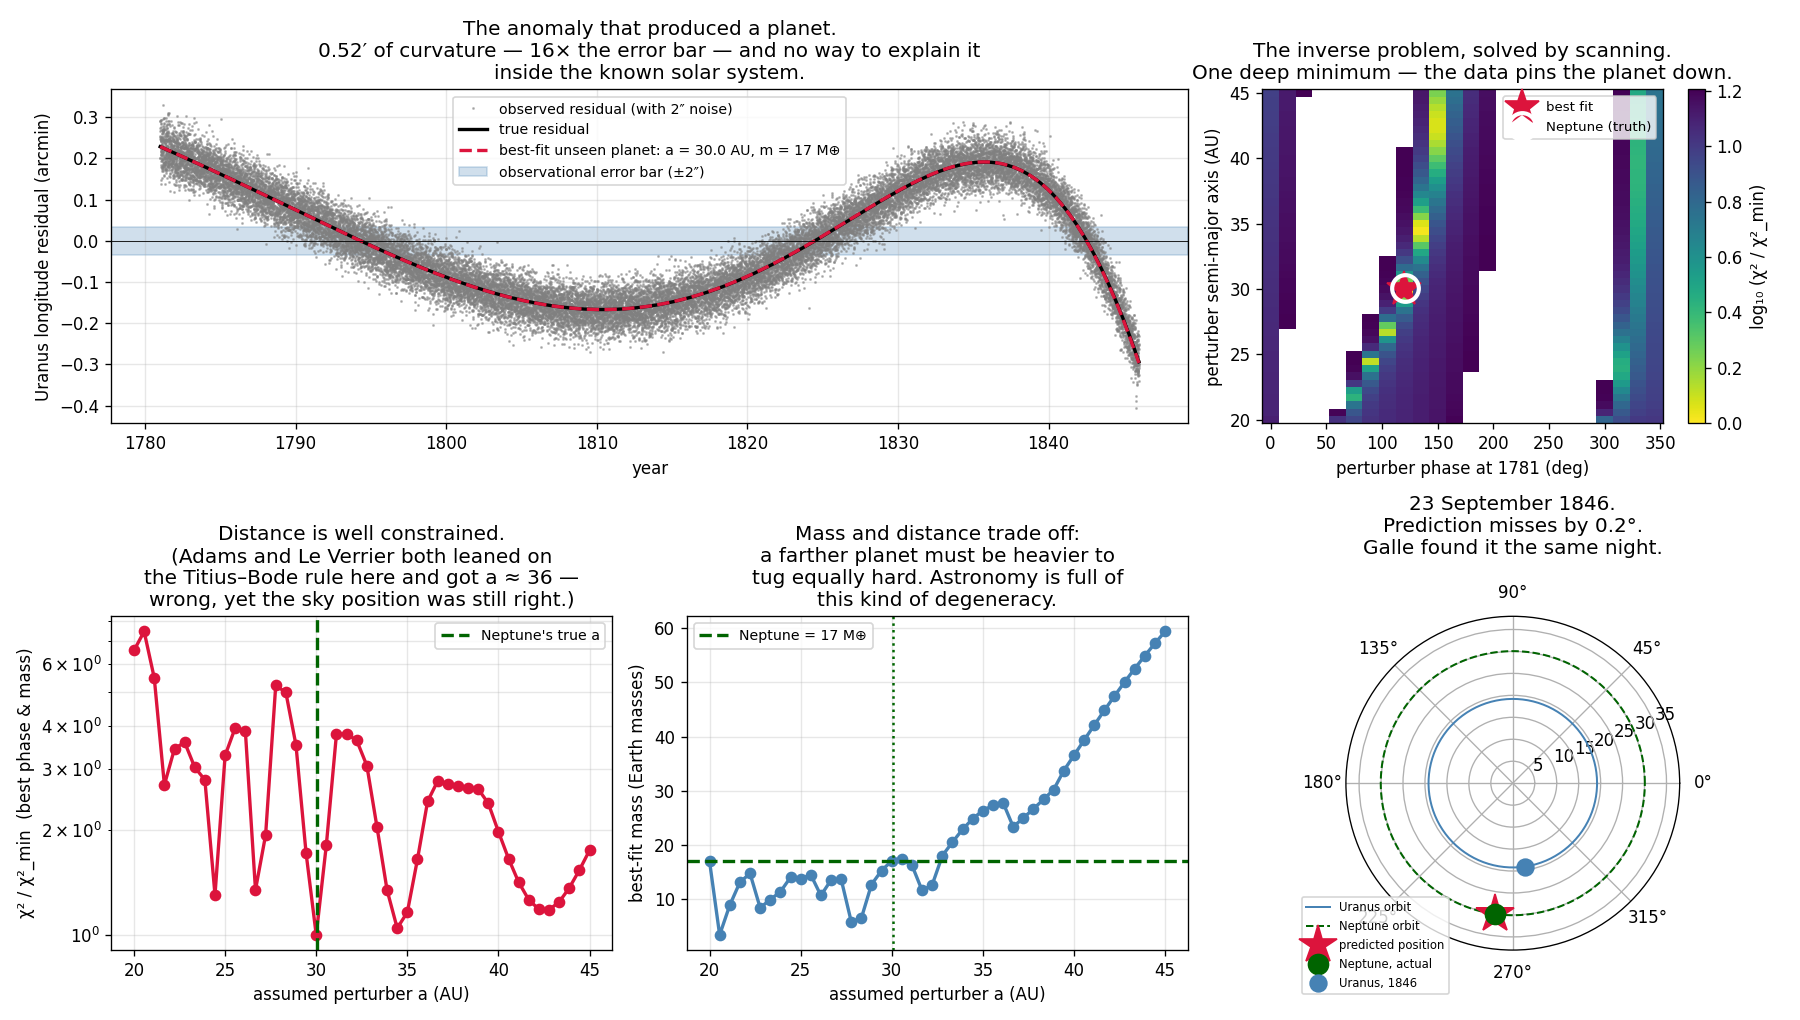

This chart was generated by the following Python code:
"""Neptune: a planet discovered with a pen, and Newton's theory at its zenith.

Uranus was found by accident (Herschel, 1781). Within 40 years it was misbehaving:
Bouvard's 1821 tables could not fit both the old pre-discovery sightings and the
new ones. By 1845 the error had reached 2 arcminutes — small, but 100× the
observational precision, and growing.

Two people independently drew the same conclusion: there is another planet out
there. Le Verrier in Paris and Adams in Cambridge each solved the inverse problem —
given the residuals, where must the perturber be? On 23 September 1846 Galle
pointed the Berlin telescope where Le Verrier's letter said, and found Neptune
within 1° on the first night.

This is the most spectacular prediction in the history of science, and it is what
makes the failure in mercury_residual_43.py so devastating: the SAME method,
applied to Mercury by the SAME man (Le Verrier, 1859), predicted a planet
"Vulcan" that does not exist. Newton's theory passed its greatest test and failed
its next one, and the difference between those two outcomes is general relativity.

    phenomenon:   Uranus drifts off its predicted longitude. Against the full
                  historical baseline (including pre-discovery sightings back to
                  1690, when Flamsteed catalogued it as a star) the residual
                  reached ~2′; over the 1781–1846 window simulated here the
                  detrended curvature alone is ~0.5′ — still 16× the error bar
    simulation:   integrate Uranus under Sun + an unseen outer perturber
    dissection:   the inverse problem — scan (a, phase) for the perturber, with
                  the mass solved by least squares at each point
    formula:      the residual is linear in the perturber's mass for small masses,
                  so the search factorizes into a 2-D scan and a 1-D linear solve.
"""
from pathlib import Path

import matplotlib.pyplot as plt
import numpy as np
import torch

GM_SUN = 4 * np.pi**2                 # AU³/yr²
A_URANUS, T_URANUS = 19.189165, 84.0148
A_NEP_TRUE, M_NEP_TRUE = 30.069923, 5.1503e-5      # AU, in solar masses
PHASE_NEP_TRUE = 2.10                              # rad, Neptune's longitude at t = 0

T_SPAN, N_STEPS = 65.0, 30000        # 1781 (Herschel) → 1846 (Galle)
M_REF = 5.0e-5                       # reference perturber mass for the linear response


def integrate_uranus(a_pert, phase_pert, m_pert):
    """Uranus under Sun + a perturber on a prescribed circular orbit.

    All candidate perturbers are integrated simultaneously as a batch, so the whole
    search costs one pass. Velocity-Verlet keeps the energy honest over 65 years.
    """
    a_pert = torch.as_tensor(a_pert, dtype=torch.float64).flatten()
    phase_pert = torch.as_tensor(phase_pert, dtype=torch.float64).flatten()
    m_pert = torch.as_tensor(m_pert, dtype=torch.float64).flatten()
    B = len(a_pert)
    T_pert = a_pert ** 1.5                            # Kepler III fixes the period
    dt = T_SPAN / N_STEPS

    pos = torch.zeros(B, 2, dtype=torch.float64)
    vel = torch.zeros(B, 2, dtype=torch.float64)
    pos[:, 0] = A_URANUS
    vel[:, 1] = np.sqrt(GM_SUN / A_URANUS)            # circular start, good enough

    def accel(p, t):
        r = torch.linalg.norm(p, dim=1, keepdim=True)
        a_sun = -GM_SUN * p / r**3
        ang = 2 * np.pi * t / T_pert + phase_pert
        q = torch.stack([a_pert * torch.cos(ang), a_pert * torch.sin(ang)], dim=1)
        d = q - p
        dn = torch.linalg.norm(d, dim=1, keepdim=True)
        # direct term + indirect term (the Sun is also pulled by the perturber)
        a_pert_on_u = GM_SUN * m_pert[:, None] * (d / dn**3 - q / a_pert[:, None]**3)
        return a_sun + a_pert_on_u

    out = torch.empty(N_STEPS + 1, B, 2, dtype=torch.float64)
    out[0] = pos
    a = accel(pos, 0.0)
    for i in range(N_STEPS):
        vel = vel + 0.5 * dt * a
        pos = pos + dt * vel
        a = accel(pos, (i + 1) * dt)
        vel = vel + 0.5 * dt * a
        out[i + 1] = pos
    return out


times = torch.linspace(0, T_SPAN, N_STEPS + 1, dtype=torch.float64)


def longitude(traj):
    return torch.from_numpy(np.unwrap(torch.atan2(traj[..., 1], traj[..., 0]).numpy(),
                                      axis=0))


# --- phenomenon: the truth (Neptune exists) minus the model (it does not) ---
truth = integrate_uranus([A_NEP_TRUE], [PHASE_NEP_TRUE], [M_NEP_TRUE])[:, 0, :]
unperturbed = integrate_uranus([A_NEP_TRUE], [PHASE_NEP_TRUE], [0.0])[:, 0, :]
resid_true = (longitude(truth) - longitude(unperturbed))

# Astronomers of 1840 could not tell a constant drift from a slightly wrong period,
# so they fitted out any linear trend. Only the CURVATURE is real information.
design = torch.stack([times, torch.ones_like(times)], dim=1)
coef = torch.linalg.lstsq(design, resid_true.unsqueeze(1)).solution
observed = resid_true - (design @ coef).squeeze(1)
OBS_NOISE = 2.0 / 3600 * np.pi / 180                  # 2 arcsec, meridian-circle era
torch.manual_seed(7)
observed_noisy = observed + torch.randn(len(observed), dtype=torch.float64) * OBS_NOISE

arcmin = 180 / np.pi * 60
print(f"Uranus' longitude residual after removing any linear trend:")
print(f"  peak-to-peak = {(observed.max()-observed.min())*arcmin:.2f} arcmin "
      f"over {T_SPAN:.0f} years")
print(f"  observational precision of the 1840s ≈ 2″ = {2/60:.3f}′")
print(f"  → the anomaly is {(observed.max()-observed.min())*arcmin/(2/60):.0f}× the "
      f"error bar. Something is out there.\n")

# --- dissection: the inverse problem ---
# For small m the response is linear, so integrate at a reference mass and let a
# 1-D least-squares solve pick the amplitude. That reduces a 3-D search to 2-D.
a_grid = torch.linspace(20.0, 45.0, 46, dtype=torch.float64)
ph_grid = torch.linspace(0, 2 * np.pi, 25, dtype=torch.float64)[:-1]
AA, PP = torch.meshgrid(a_grid, ph_grid, indexing="ij")
flat_a, flat_p = AA.flatten(), PP.flatten()

print(f"scanning {len(flat_a)} candidate perturbers (a × phase), "
      f"mass solved analytically at each…")
pert = integrate_uranus(flat_a, flat_p, torch.full_like(flat_a, M_REF))
base = integrate_uranus(flat_a, flat_p, torch.zeros_like(flat_a))
model = longitude(pert) - longitude(base)                      # (N_STEPS+1, B)
# detrend each candidate the same way the data was detrended
c = torch.linalg.lstsq(design, model).solution
model = model - design @ c

# best mass for each candidate:  m* = M_REF · <model, obs> / <model, model>
num = (model * observed_noisy[:, None]).sum(0)
den = (model * model).sum(0)
scale = num / den.clamp(min=1e-30)
m_best = scale * M_REF
chi2 = ((model * scale - observed_noisy[:, None]) ** 2).sum(0)
# a negative mass is unphysical — a perturber cannot push
chi2 = torch.where(m_best > 0, chi2, torch.full_like(chi2, float("inf")))

k = int(torch.argmin(chi2))
print(f"\nBEST FIT — the planet the residuals demand:")
print(f"  semi-major axis  a = {flat_a[k]:.2f} AU        (Neptune, true: {A_NEP_TRUE:.2f})")
print(f"  mass             m = {m_best[k]:.3e} M_sun   (Neptune, true: {M_NEP_TRUE:.3e})")
print(f"  mass in Earths     = {m_best[k]*332946:.1f} M_earth  "
      f"(true: {M_NEP_TRUE*332946:.1f})")
print(f"  phase at t=0     = {flat_p[k]:.2f} rad        (true: {PHASE_NEP_TRUE:.2f})")

# where do we point the telescope? the perturber's sky longitude in 1846
T_best = flat_a[k] ** 1.5
lon_1846 = (2 * np.pi * T_SPAN / T_best + flat_p[k]) % (2 * np.pi)
lon_true = (2 * np.pi * T_SPAN / A_NEP_TRUE**1.5 + PHASE_NEP_TRUE) % (2 * np.pi)
err_deg = abs(np.rad2deg(float(lon_1846 - lon_true)))
err_deg = min(err_deg, 360 - err_deg)
print(f"\n  → POINT THE TELESCOPE AT heliocentric longitude "
      f"{np.rad2deg(float(lon_1846)):.1f}°")
print(f"    Neptune is actually at {np.rad2deg(float(lon_true)):.1f}° — "
      f"we are off by {err_deg:.1f}°")
print(f"    (Le Verrier's real 1846 letter was off by 1°. Galle found it in 30 minutes.)")
print()
print("Note what was inferred here from a 2-arcminute wobble: the existence, mass,")
print("distance and sky position of a body nobody had ever seen. Newton's theory was")
print("never more powerful than on 23 September 1846.")
print("Thirteen years later the same method, in the same hands, broke. → ch04/mercury")

# --- visualization ---
fig = plt.figure(figsize=(15, 8.5))
gs = fig.add_gridspec(2, 3, height_ratios=[1, 1])

# Panel 1: the residual that started it
ax = fig.add_subplot(gs[0, :2])
yrs = 1781 + times.numpy()
ax.plot(yrs, observed_noisy * arcmin, ".", color="gray", ms=1.5, alpha=0.5,
        label="observed residual (with 2″ noise)")
ax.plot(yrs, observed * arcmin, color="black", lw=2, label="true residual")
ax.plot(yrs, (model[:, k] * scale[k]) * arcmin, "--", color="crimson", lw=2,
        label=f"best-fit unseen planet: a = {flat_a[k]:.1f} AU, "
              f"m = {m_best[k]*332946:.0f} M⊕")
ax.axhspan(-2 / 60, 2 / 60, color="steelblue", alpha=0.25,
           label="observational error bar (±2″)")
ax.axhline(0, color="k", lw=0.5)
ax.set_xlabel("year")
ax.set_ylabel("Uranus longitude residual (arcmin)")
ax.set_title(f"The anomaly that produced a planet.\n"
             f"{(observed.max()-observed.min())*arcmin:.2f}′ of curvature — "
             f"{(observed.max()-observed.min())*arcmin/(2/60):.0f}× the error bar — "
             f"and no way to explain it\ninside the known solar system.")
ax.legend(fontsize=8.5)
ax.grid(alpha=0.3)

# Panel 2: the χ² landscape of the inverse problem
ax = fig.add_subplot(gs[0, 2])
chi2_map = chi2.reshape(len(a_grid), len(ph_grid))
finite = torch.isfinite(chi2_map)
im = ax.pcolormesh(np.rad2deg(ph_grid.numpy()), a_grid.numpy(),
                   torch.log10(chi2_map / chi2[torch.isfinite(chi2)].min()).numpy(),
                   cmap="viridis_r", shading="auto")
ax.plot(np.rad2deg(float(flat_p[k])), float(flat_a[k]), "*", color="crimson", ms=22,
        label="best fit")
ax.plot(np.rad2deg(PHASE_NEP_TRUE), A_NEP_TRUE, "o", mfc="none", color="white",
        ms=16, mew=2.5, label="Neptune (truth)")
plt.colorbar(im, ax=ax, label="log₁₀ (χ² / χ²_min)")
ax.set_xlabel("perturber phase at 1781 (deg)")
ax.set_ylabel("perturber semi-major axis (AU)")
ax.set_title("The inverse problem, solved by scanning.\n"
             "One deep minimum — the data pins the planet down.")
ax.legend(fontsize=8, loc="upper right")

# Panel 3: how well is the distance constrained?
ax = fig.add_subplot(gs[1, 0])
best_per_a = torch.where(torch.isfinite(chi2_map), chi2_map,
                         torch.full_like(chi2_map, float("inf"))).amin(dim=1)
ax.semilogy(a_grid, best_per_a / best_per_a.min(), "o-", color="crimson", lw=2)
ax.axvline(A_NEP_TRUE, color="darkgreen", ls="--", lw=2, label="Neptune's true a")
ax.set_xlabel("assumed perturber a (AU)")
ax.set_ylabel("χ² / χ²_min  (best phase & mass)")
ax.set_title("Distance is well constrained.\n(Adams and Le Verrier both leaned on\n"
             "the Titius–Bode rule here and got a ≈ 36 —\nwrong, yet the sky "
             "position was still right.)")
ax.legend(fontsize=8.5)
ax.grid(alpha=0.3, which="both")

# Panel 4: mass degeneracy
ax = fig.add_subplot(gs[1, 1])
ax.plot(a_grid, [float(m_best.reshape(len(a_grid), -1)[i]
                       [int(torch.argmin(chi2_map[i]))]) * 332946
                 for i in range(len(a_grid))], "o-", color="steelblue", lw=2)
ax.axhline(M_NEP_TRUE * 332946, color="darkgreen", ls="--", lw=2,
           label=f"Neptune = {M_NEP_TRUE*332946:.0f} M⊕")
ax.axvline(A_NEP_TRUE, color="darkgreen", ls=":", lw=1.5)
ax.set_xlabel("assumed perturber a (AU)")
ax.set_ylabel("best-fit mass (Earth masses)")
ax.set_title("Mass and distance trade off:\na farther planet must be heavier to\n"
             "tug equally hard. Astronomy is full of\nthis kind of degeneracy.")
ax.legend(fontsize=8.5)
ax.grid(alpha=0.3)

# Panel 5: the sky map — where to point
ax = fig.add_subplot(gs[1, 2], projection="polar")
th = np.linspace(0, 2 * np.pi, 200)
ax.plot(th, np.full_like(th, A_URANUS), color="steelblue", lw=1.2, label="Uranus orbit")
ax.plot(th, np.full_like(th, A_NEP_TRUE), color="darkgreen", lw=1.2, ls="--",
        label="Neptune orbit")
ax.plot(float(lon_1846), float(flat_a[k]), "*", color="crimson", ms=24,
        label="predicted position")
ax.plot(float(lon_true), A_NEP_TRUE, "o", color="darkgreen", ms=12,
        label="Neptune, actual")
lon_u = float(longitude(truth)[-1] % (2 * np.pi))
ax.plot(lon_u, A_URANUS, "o", color="steelblue", ms=10, label="Uranus, 1846")
ax.set_rmax(38)
ax.set_title(f"23 September 1846.\nPrediction misses by {err_deg:.1f}°.\n"
             "Galle found it the same night.", pad=18)
ax.legend(fontsize=7, loc="lower left", bbox_to_anchor=(-0.15, -0.15))

plt.tight_layout()
out = Path(__file__).with_suffix(".png")
plt.savefig(out, dpi=120)
print(f"Saved: {out}")
